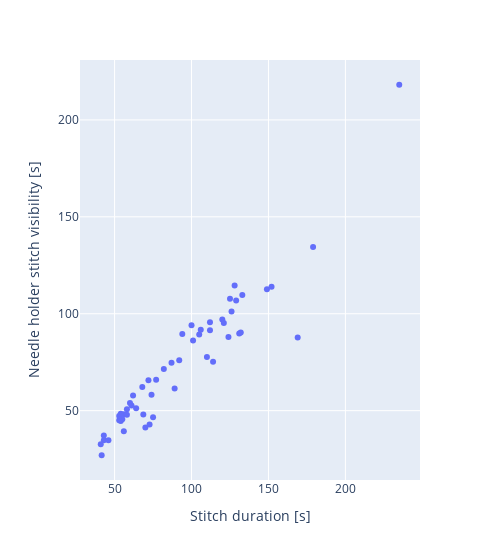

Notebook code for this chart:
### Code cell
px.scatter(dfst, y="Needle holder stitch visibility [s]", x="Stitch duration [s]", hover_data=["filename", "stitch_id"], width=500)

### Figure 1 — Plotly figure (JSON) as saved in the notebook; plotly's stock layout.template omitted (floating-point values rounded to 4 significant figures; data arrays with more than 128 entries replaced by an {"elided": "..."} marker saying what was removed)
{"data": [{"customdata": {"elided": "145x2 mixed values"}, "hovertemplate": "Stitch duration [s]=%{x}<br>Needle holder stitch visibility [s]=%{y}<br>filename=%{customdata[0]}<br>stitch_id=%{customdata[1]}<extra></extra>", "legendgroup": "", "marker": {"color": "#636efa", "symbol": "circle"}, "mode": "markers", "name": "", "orientation": "v", "showlegend": false, "x": {"elided": "145 float values"}, "xaxis": "x", "y": {"elided": "145 float values"}, "yaxis": "y", "type": "scatter"}], "layout": {"xaxis": {"anchor": "y", "domain": [0.0, 1.0], "title": {"text": "Stitch duration [s]"}}, "yaxis": {"anchor": "x", "domain": [0.0, 1.0], "title": {"text": "Needle holder stitch visibility [s]"}}, "legend": {"tracegroupgap": 0}, "margin": {"t": 60}, "width": 500}}
